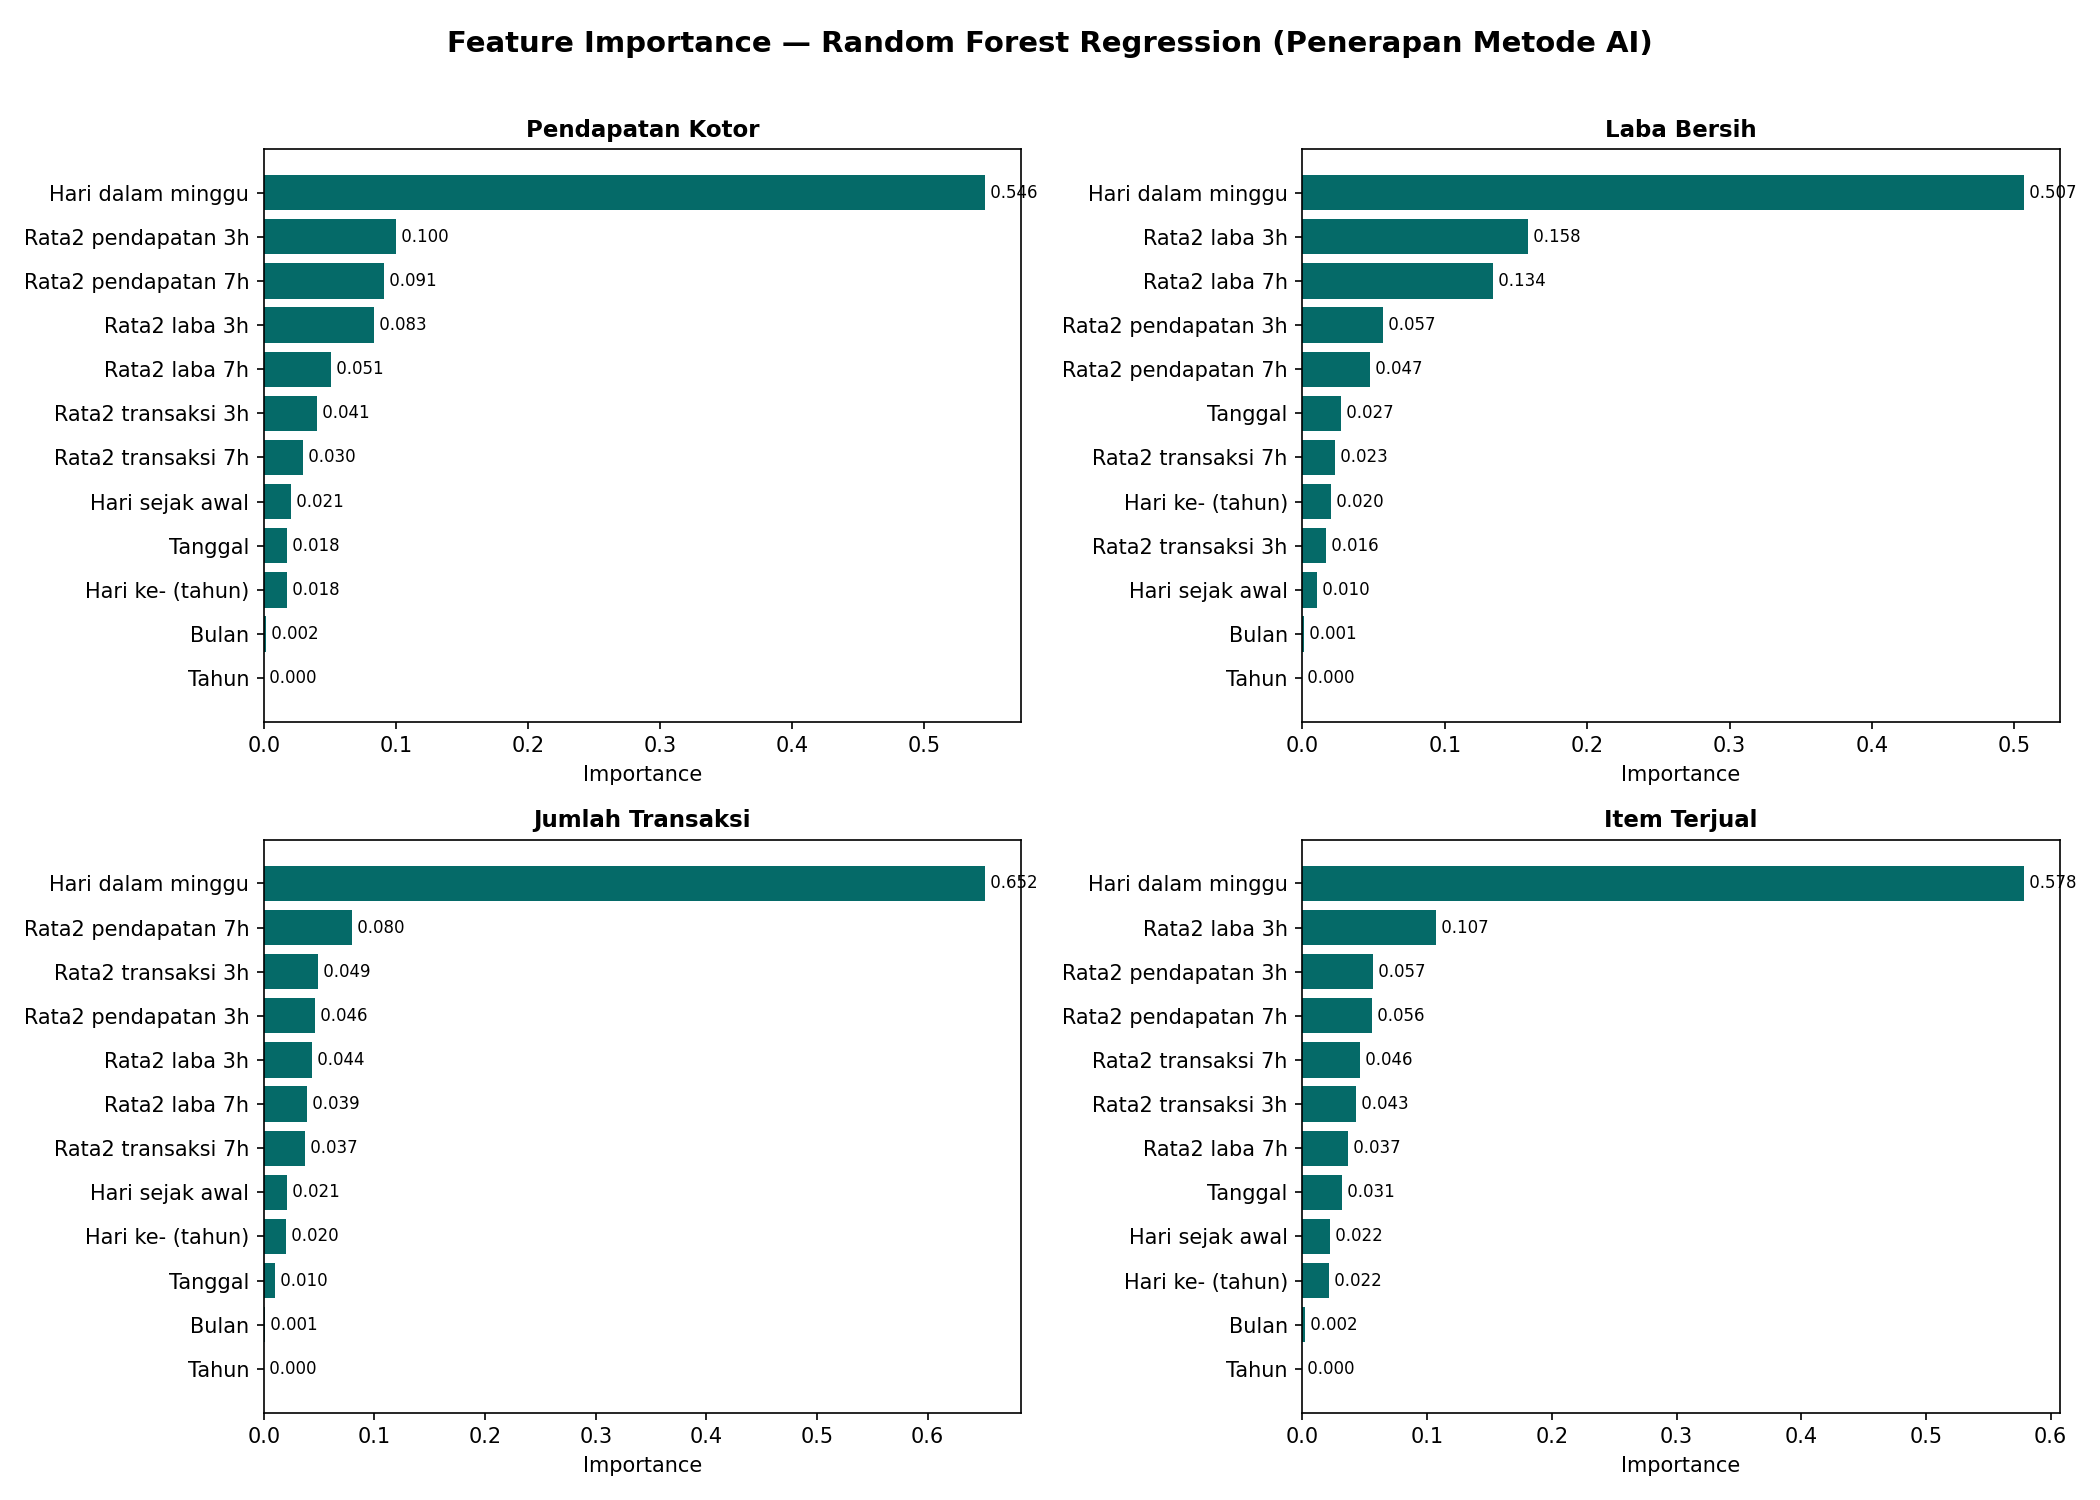

Here is the Python script that generated this plot:
"""
Grafik Feature Importance — Random Forest Regression (Penerapan Metode AI).

Skrip ini melatih model prediksi (SalesTrendPredictor) lalu menyimpan grafik
seberapa besar pengaruh tiap fitur terhadap prediksi, untuk dokumentasi/skripsi.

Catatan: model di proyek ini ada 4 (satu per target: pendapatan kotor, laba
bersih, jumlah transaksi, item terjual), jadi grafik dibuat 1 subplot per target.

Cara pakai:
    # A) Pakai data ASLI dari backend (disarankan):
    #    PowerShell:  $env:VORA_API_URL="http://localhost:3000/api/v1"; python feature_importance.py
    #    (opsional)   $env:VORA_TOKEN="<jwt manager>"   # bila endpoint butuh login
    #
    # B) Tanpa backend: otomatis memakai data contoh 90 hari (pola mirip seeder)
    #    python feature_importance.py

Output: feature_importance.png
"""

import json
import os
import urllib.request
from datetime import datetime, timedelta

import matplotlib

matplotlib.use("Agg")  # headless: tidak butuh layar/display
import matplotlib.pyplot as plt  # noqa: E402
import numpy as np  # noqa: E402

from predictor import TARGETS, SalesTrendPredictor  # noqa: E402

# Label fitur & target yang lebih ramah dibaca pada grafik
FEATURE_LABELS = {
    "day_of_week": "Hari dalam minggu",
    "day_of_month": "Tanggal",
    "month": "Bulan",
    "year": "Tahun",
    "day_of_year": "Hari ke- (tahun)",
    "days_since_start": "Hari sejak awal",
    "gross_revenue_r3": "Rata2 pendapatan 3h",
    "gross_revenue_r7": "Rata2 pendapatan 7h",
    "net_profit_r3": "Rata2 laba 3h",
    "net_profit_r7": "Rata2 laba 7h",
    "total_transaction_r3": "Rata2 transaksi 3h",
    "total_transaction_r7": "Rata2 transaksi 7h",
}

TARGET_LABELS = {
    "gross_revenue": "Pendapatan Kotor",
    "net_profit": "Laba Bersih",
    "total_transaction": "Jumlah Transaksi",
    "total_items_sold": "Item Terjual",
}

PRIMARY = "#056A68"  # warna brand Vora


def _sample_history(days: int = 90) -> list[dict]:
    """Data contoh deterministik: tren naik + musiman akhir pekan + noise."""
    rng = np.random.default_rng(42)
    today = datetime.now()
    rows = []
    for i in range(days - 1, -1, -1):
        date = today - timedelta(days=i)
        idx = days - 1 - i
        dow = date.weekday()  # 0=Senin ... 5=Sabtu, 6=Minggu
        base = 40 + idx * 0.25
        if dow >= 5:
            base += 28  # akhir pekan ramai
        elif dow == 4:
            base += 14  # Jumat sedang
        tx = max(8, round(base * (1 + (rng.random() - 0.5) * 0.3)))
        items = round(tx * (2.2 + rng.random() * 0.8))
        avg_ticket = 38000 + rng.random() * 12000
        gross = round(tx * avg_ticket)
        net = round(gross * (0.26 + rng.random() * 0.08))
        rows.append(
            {
                "date": date.strftime("%Y-%m-%d"),
                "gross_revenue": gross,
                "net_profit": net,
                "total_transaction": tx,
                "total_items_sold": items,
            }
        )
    return rows


def _fetch_history() -> list[dict] | None:
    """Ambil laporan penjualan asli dari backend bila VORA_API_URL di-set."""
    base = os.environ.get("VORA_API_URL")
    if not base:
        return None

    url = base.rstrip("/") + "/manager/selling-reports"
    req = urllib.request.Request(url, headers={"ngrok-skip-browser-warning": "1"})
    token = os.environ.get("VORA_TOKEN")
    if token:
        req.add_header("Authorization", f"Bearer {token}")

    try:
        with urllib.request.urlopen(req, timeout=15) as resp:
            body = json.loads(resp.read().decode())
        reports = body.get("data", body) if isinstance(body, dict) else body
        history = [
            {
                "date": str(r["date"])[:10],
                "gross_revenue": float(r.get("gross_revenue", 0) or 0),
                "net_profit": float(r.get("net_profit", 0) or 0),
                "total_transaction": float(r.get("total_transaction", 0) or 0),
                "total_items_sold": float(r.get("total_items_sold", 0) or 0),
            }
            for r in reports
        ]
        return history if len(history) >= 2 else None
    except Exception as exc:  # noqa: BLE001
        print(f"[!] Gagal ambil data backend ({exc}). Memakai data contoh.")
        return None


def main() -> None:
    history = _fetch_history()
    if history:
        print(f"[i] Memakai {len(history)} data ASLI dari backend.")
    else:
        history = _sample_history()
        print(
            f"[i] Memakai {len(history)} data contoh "
            "(set VORA_API_URL untuk pakai data asli)."
        )

    predictor = SalesTrendPredictor()
    predictor.fit(history)
    importances = predictor.feature_importances()

    # Satu subplot per target (2x2)
    fig, axes = plt.subplots(2, 2, figsize=(14, 10))
    fig.suptitle(
        "Feature Importance — Random Forest Regression (Penerapan Metode AI)",
        fontsize=14,
        fontweight="bold",
    )

    for ax, target in zip(axes.flat, TARGETS):
        imp = importances[target]
        items = sorted(imp.items(), key=lambda kv: kv[1])  # ascending utuk barh
        labels = [FEATURE_LABELS.get(k, k) for k, _ in items]
        values = [v for _, v in items]

        ax.barh(labels, values, color=PRIMARY)
        ax.set_title(TARGET_LABELS.get(target, target), fontsize=11, fontweight="bold")
        ax.set_xlabel("Importance")
        for y, v in enumerate(values):
            ax.text(v, y, f" {v:.3f}", va="center", fontsize=8)

    plt.tight_layout(rect=(0, 0, 1, 0.97))
    out_path = "feature_importance.png"
    plt.savefig(out_path, dpi=150)
    print(f"[OK] Grafik disimpan: {out_path}")

    # Ringkasan ke terminal
    print("\nFitur paling berpengaruh per target:")
    for target in TARGETS:
        top_feat, top_val = max(importances[target].items(), key=lambda kv: kv[1])
        label = FEATURE_LABELS.get(top_feat, top_feat)
        print(f"  - {TARGET_LABELS.get(target, target)}: {label} ({top_val:.3f})")


if __name__ == "__main__":
    main()
